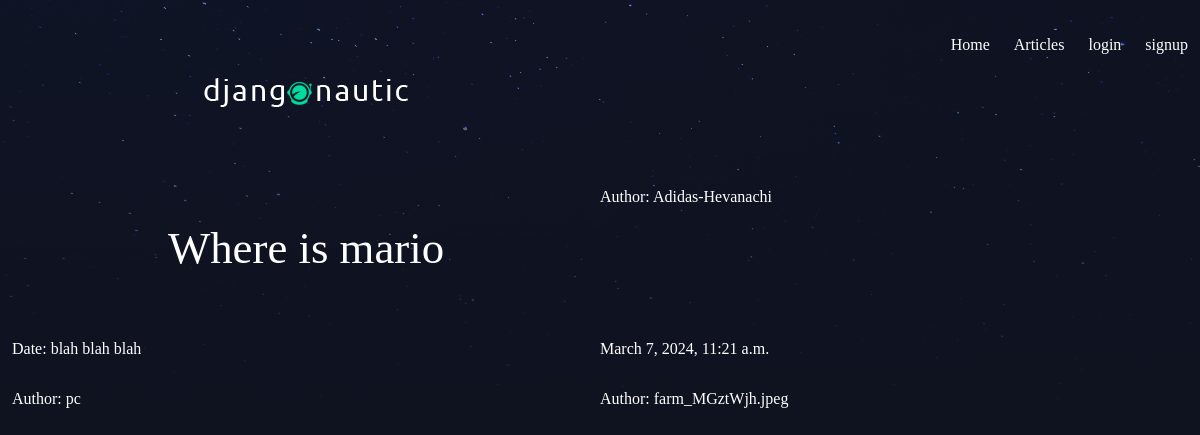
The app's page /article/1/, older data.
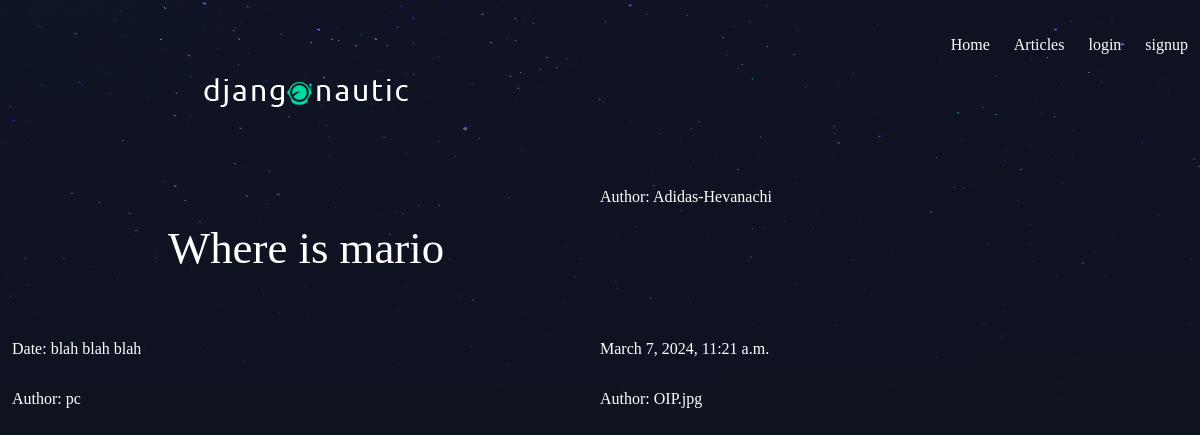
The same page, newer data.
### base/models.py (models this page shows, shortened)
class Article(models.Model):
    title = models.CharField(max_length=200)
    slug = models.SlugField(unique=True, max_length=200)
    content = models.TextField()
    date_published = models.DateTimeField(default=timezone.now)
    thumb = models.ImageField(default='default.png', blank=True)
    author = models.ForeignKey(User, default = None, on_delete = models.CASCADE)

### base/views.py (the view)
# urls.py: path('article/<int:article_id>/', views.article_detail, name='article_detail'),
def article_detail(request,article_id,  *args, **kwargs):
    article = get_object_or_404(Article, pk = article_id)
    return render(request, 'base/article_detail.html', {'article':article})

### base/templates/base/article_detail.html
{% extends 'base.html' %}
{% block content %}
    <h1>{{ article.title }}</h1>
    <p>Author: {{ article.slug }}</p>
    <p>Date: {{ article.content }}</p>
    <p>{{ article.date_published }}</p>
    <p>Author: {{ article.author }}</p>
    <p>Author: {{ article.thumb }}</p>
{% endblock %}

Row changes from the older to the newer data that the page shows:
changed Article "Where is mario": thumb "farm_MGztWjh.jpeg" → "OIP.jpg"
